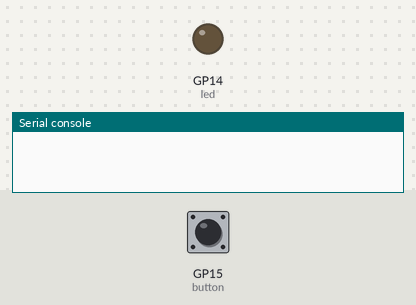
The program below on a simulated Raspberry Pi Pico running CircuitPython. Parts: output pins drawn as LEDs (lit = HIGH), the last lines printed to the serial console. Dashed ring = blinking. Inputs (shaded band) come from the test bench; at power-on: GP15 (button) LOW.

Above: at 1.2 s.
1.3 s: GP15 (button) pulled HIGH for 3.2 s
At 5.3 s:
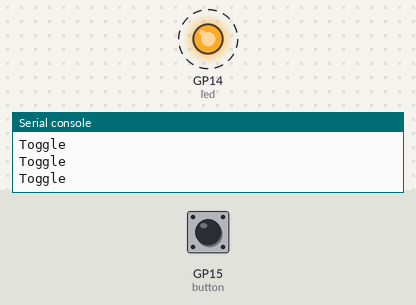
6.3 s: GP15 (button) pulled HIGH for 0.15 s
At 8.0 s:
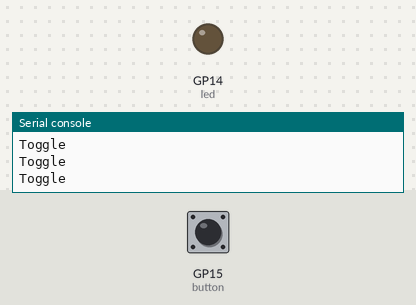
Timing chart, 0 to 9.5 s (numbered marks = the images above; inputs shaded):
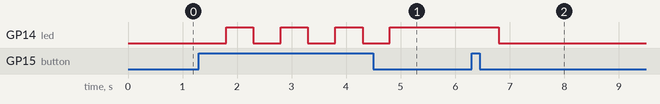

Measured:
- after the input at 1.3 s, GP14 (led): alternates HIGH for 0.50 s and LOW for 0.50 s, 7 changes in all, then stays HIGH, starting after 0.50 s
- after the input at 6.3 s, GP14 (led): HIGH → LOW after 0.50 s

The program:

buttonLED.py
```python
"""
Turns LED on and off as a button is pressed

WIRING:

Led:
GP14, GND

Button:
3V3, GP13 (diagonally opposite legs)
"""

import time
import board
import digitalio

def toggle(value):
    if value:
        return False
    return True

button = digitalio.DigitalInOut(board.GP15)
button.switch_to_input(pull=digitalio.Pull.DOWN)
led = digitalio.DigitalInOut(board.GP14)
led.direction = digitalio.Direction.OUTPUT


while True:
    if button.value:
        # To debounce we sleep
        time.sleep(0.5)
        led.value = toggle(led.value)
        print("Toggle")

"""
while True:
    led.value = True
    time.sleep(0.5)
    led.value = False
    time.sleep(0.5)
"""
```
